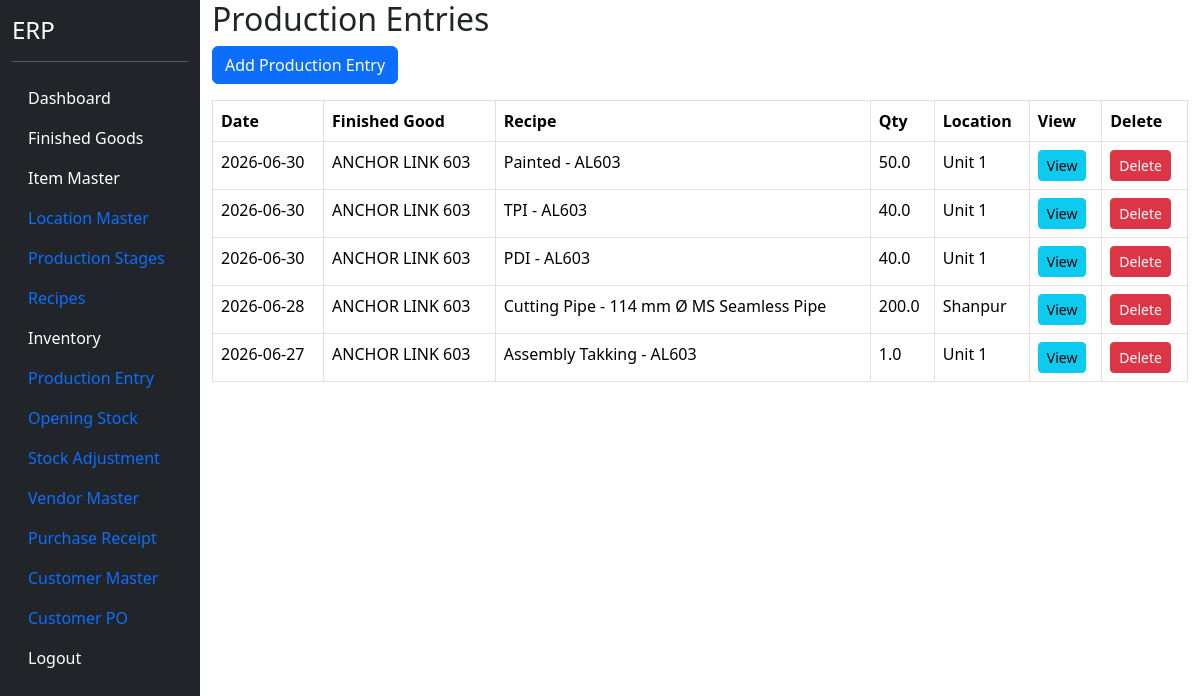
Before: /production (signed in) with the older database file.
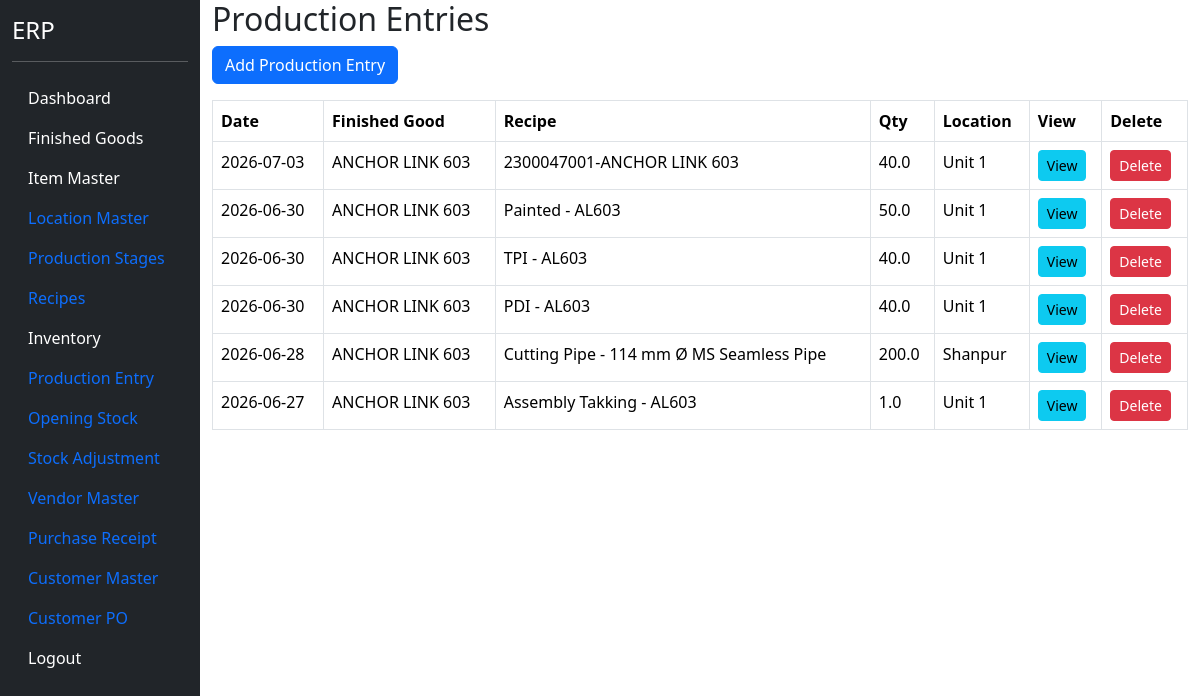
After: the same page with the newer database file.
### models.py (models this page shows)
class ProductionEntry(db.Model):
    __tablename__ = "production_entry"
    id = db.Column(
        db.Integer,
        primary_key=True
    )
    production_date = db.Column(
        db.Date,
        nullable=False
    )
    recipe_id = db.Column(
        db.Integer,
        db.ForeignKey("recipe_header.id"),
        nullable=False
    )
    production_qty = db.Column(
        db.Float,
        nullable=False
    )
    location_id = db.Column(
        db.Integer,
        db.ForeignKey("location_master.id"),
        nullable=False
    )
    remarks = db.Column(
        db.String(500)
    )
    recipe = db.relationship(
        "RecipeHeader"
    )
    location = db.relationship(
        "LocationMaster"
    )
    details = db.relationship(
    "ProductionEntryDetail",
    backref="production_entry",
    cascade="all, delete-orphan"
    )

class FinishedGood(db.Model):
    __tablename__ = "finished_goods"
    id = db.Column(db.Integer, primary_key=True)
    fg_code = db.Column(
        db.String(50),
        unique=True,
        nullable=False
    )
    fg_name = db.Column(
        db.String(200),
        nullable=False
    )
    pl_number = db.Column(
        db.String(100),
        nullable=True
    )
    uvam_reference = db.Column(
        db.String(500),
        nullable=True
    )
    items = db.relationship(
    "ItemMaster",
    backref="finished_good",
    lazy=True
    )
    active = db.Column(
        db.Boolean,
        default=True
    )

class RecipeHeader(db.Model):
    __tablename__ = "recipe_header"
    id = db.Column(
        db.Integer,
        primary_key=True
    )
    output_item_id = db.Column(
        db.Integer,
        db.ForeignKey("item_master.id"),
        nullable=False
    )
    output_qty = db.Column(
        db.Float,
        nullable=False,
        default=1
    )
    recipe_name = db.Column(
        db.String(200)
    )
    production_stage_id = db.Column(
        db.Integer,
        db.ForeignKey(
            "production_stage_master.id"
        )
    )
    active = db.Column(
        db.Boolean,
        default=True
    )
    output_item = db.relationship(
        "ItemMaster"
    )
    production_stage = db.relationship(
        "ProductionStageMaster"
    )
    inputs = db.relationship(
    "RecipeInput",
    backref="recipe",
    cascade="all, delete-orphan"
    )
    byproducts = db.relationship(
    "RecipeByProduct",
    backref="recipe",
    cascade="all, delete-orphan"
    )

class LocationMaster(db.Model):
    __tablename__ = "location_master"
    id = db.Column(
        db.Integer,
        primary_key=True
    )
    location_code = db.Column(
        db.String(20),
        unique=True,
        nullable=False
    )
    location_name = db.Column(
        db.String(100),
        nullable=False
    )
    active = db.Column(
        db.Boolean,
        default=True
    )

### blueprints/masters/routes.py (the view)
@masters_bp.route("/production")
@login_required
def production():
    production_list = ProductionEntry.query.order_by(
        ProductionEntry.production_date.desc()
    ).all()
    return render_template(
        "production.html",
        production_list=production_list
    )

### app.py (called while the page is built)
@login_manager.user_loader
def load_user(user_id):
    return User.query.get(int(user_id))

### templates/production.html (shortened to what this page needs)
{% extends "base.html" %}
{% block content %}
<h2>
</h2>
<a
    href="/production/add"
    class="btn btn-primary mb-3">
    Add Production Entry
</a>
<table class="table table-bordered">
    <thead>
        <tr>
            <th>Date</th>
            <th>Finished Good</th>
            <th>Recipe</th>
            <th>Qty</th>
            <th>Location</th>
            <th>View</th>
            <th>Delete</th>
        </tr>
    </thead>
    <tbody>
    {% for row in production_list %}
        <tr>
            <td>
                {{ row.production_date }}
            </td>
             <td>
                {{ row.recipe.output_item.finished_good.fg_name }}
            </td>
            <td>
                {{ row.recipe.recipe_name }}
            </td>
            <td>
                {{ row.production_qty }}
            </td>
            <td>
                {{ row.location.location_name }}
            </td>
            <td>
                <a
                    href="/production/view/{{ row.id }}"
                    class="btn btn-info btn-sm">
                    View
                </a>
            </td>
            <td>
                <button
                    type="button"
                    class="btn btn-danger btn-sm delete-btn"
                    data-id="{{ row.id }}">
                    Delete
                </button>
            </td>
        </tr>
    {% endfor %}
    </tbody>
</table>
{% endblock %}

Changed rows visible on the page:
added ProductionEntry: production_date "2026-07-03", recipe.output_item.finished_good.fg_name "ANCHOR LINK 603", recipe.recipe_name "2300047001-ANCHOR LINK 603", production_qty "40.0", location.location_name "Unit 1"
